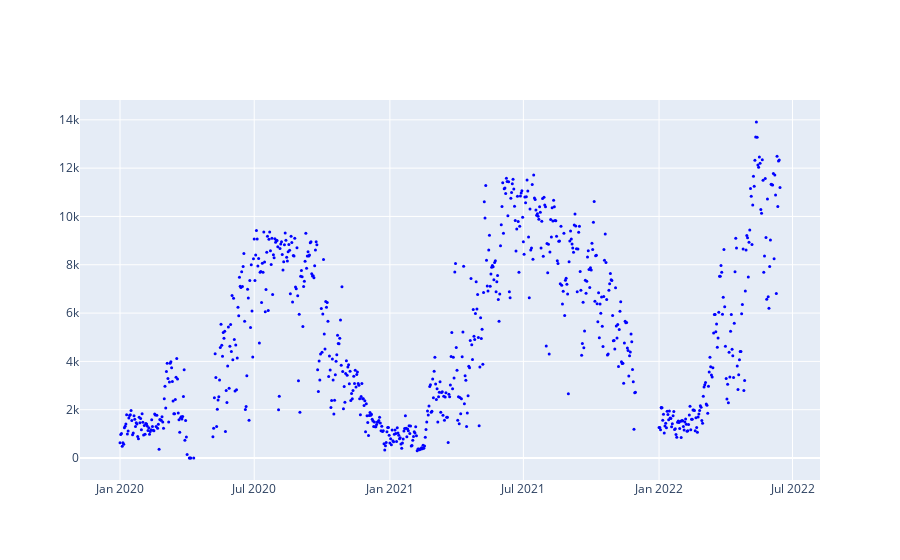

Notebook source saved alongside this figure:
### Code cell
import plotly.graph_objects as go
fig = go.Figure()
fig.add_trace(go.Scatter(x=all_time.index,
                         y=all_time["ilosc_przejazdow"],
                         mode='markers',
                         marker=dict(size=3, color="blue")))
fig.show()

### Figure 1 — Plotly figure (JSON) as saved in the notebook; plotly's stock layout.template omitted (floating-point values rounded to 4 significant figures; data arrays with more than 128 entries replaced by an {"elided": "..."} marker saying what was removed)
{"data": [{"marker": {"color": "blue", "size": 3}, "mode": "markers", "x": {"elided": "838 str values"}, "y": {"elided": "838 int values"}, "type": "scatter"}], "layout": {}}
